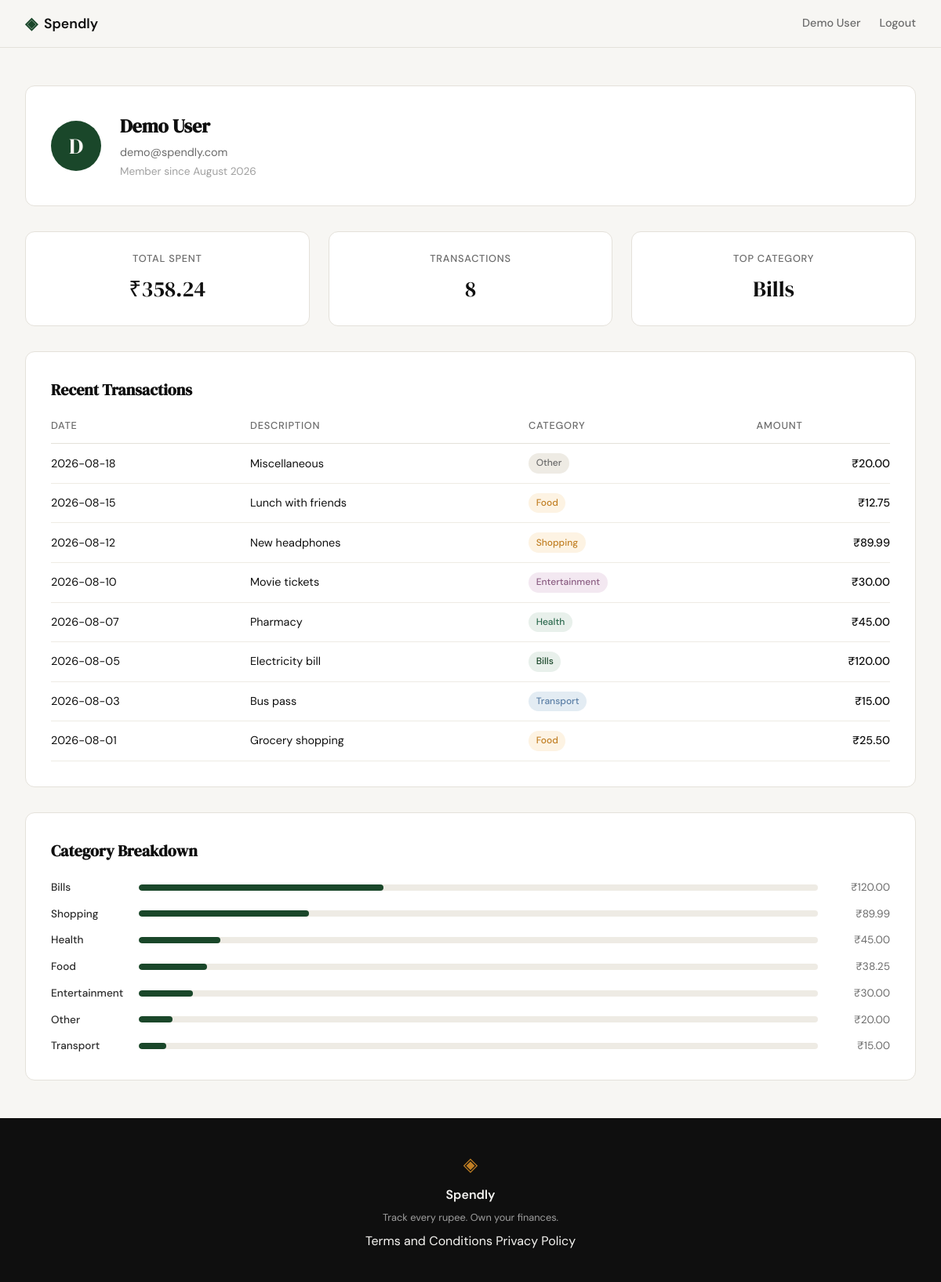
Screenshot of /profile (signed in) with the database file from the repository.
### tables this page shows
CREATE TABLE users (
            id INTEGER PRIMARY KEY AUTOINCREMENT,
            name TEXT NOT NULL,
            email TEXT UNIQUE NOT NULL,
            password_hash TEXT NOT NULL,
            created_at TEXT DEFAULT (datetime('now'))
        );

CREATE TABLE expenses (
            id INTEGER PRIMARY KEY AUTOINCREMENT,
            user_id INTEGER NOT NULL,
            amount REAL NOT NULL,
            category TEXT NOT NULL,
            date TEXT NOT NULL,
            description TEXT,
            created_at TEXT DEFAULT (datetime('now')),
            FOREIGN KEY (user_id) REFERENCES users(id)
        );

### app.py (the view)
@app.route("/profile")
def profile():
    if not session.get("user_id"):
        return redirect(url_for("login"))
    user_id = session["user_id"]
    user_info = get_profile_user(user_id)
    if not user_info:
        return redirect(url_for("login"))
    stats = get_summary_stats(user_id)
    transactions = get_recent_transactions(user_id)
    categories = get_category_breakdown(user_id)
    profile_data = {
        "name": user_info["name"],
        "email": user_info["email"],
        "joined": user_info["member_since"],
        "stats": stats,
        "transactions": transactions,
        "categories": categories,
    }
    return render_template("profile.html", profile=profile_data)

### app.py (called while the page is built)
@app.context_processor
def inject_user():
    user_id = session.get("user_id")
    if user_id:
        user = get_user_by_id(user_id)
        if user:
            return {"user": {"name": user["name"], "email": user["email"]}}
    return {"user": None}

### database/db.py (called while the page is built)
def get_db():
    conn = sqlite3.connect(DB_PATH)
    conn.row_factory = sqlite3.Row
    conn.execute("PRAGMA foreign_keys = ON")
    return conn

def get_user_by_id(user_id):
    conn = get_db()
    user = conn.execute("SELECT * FROM users WHERE id = ?", (user_id,)).fetchone()
    conn.close()
    return user

### database/queries.py (called while the page is built)
def get_user_by_id(user_id):
    conn = get_db()
    try:
        user = conn.execute(
            "SELECT name, email, created_at FROM users WHERE id = ?",
            (user_id,)
        ).fetchone()
        if user is None:
            return None
        created_at = datetime.strptime(user["created_at"], "%Y-%m-%d %H:%M:%S")
        return {
            "name": user["name"],
            "email": user["email"],
            "member_since": created_at.strftime("%B %Y"),
        }
    finally:
        conn.close()

def get_recent_transactions(user_id, limit=10):
    conn = get_db()
    try:
        rows = conn.execute(
            "SELECT date, description, category, amount FROM expenses "
            "WHERE user_id = ? ORDER BY date DESC, id DESC LIMIT ?",
            (user_id, limit)
        ).fetchall()
        return [
            {
                "date": row["date"],
                "description": row["description"],
                "category": row["category"],
                "amount": f"\u20b9{row['amount']:.2f}",
            }
            for row in rows
        ]
    finally:
        conn.close()

### templates/profile.html (shortened to what this page needs)
{% extends "base.html" %}
{% block content %}
<section class="profile-page">
    <div class="profile-user-card">
        <div class="profile-avatar">{{ profile.name[0] }}</div>
        <div class="profile-user-info">
            <h1 class="profile-name">{{ profile.name }}</h1>
            <p class="profile-email">{{ profile.email }}</p>
            <p class="profile-joined">Member since {{ profile.joined }}</p>
        </div>
    </div>
    <div class="profile-stats">
        <div class="stat-card">
            <span class="stat-label">Total Spent</span>
            <span class="stat-value">{{ profile.stats.total_spent }}</span>
        </div>
        <div class="stat-card">
            <span class="stat-label">Transactions</span>
            <span class="stat-value">{{ profile.stats.transaction_count }}</span>
        </div>
        <div class="stat-card">
            <span class="stat-label">Top Category</span>
            <span class="stat-value">{{ profile.stats.top_category }}</span>
        </div>
    </div>
    <div class="profile-card">
        <h2 class="profile-card-title">Recent Transactions</h2>
        <table class="profile-table">
            <thead>
                <tr>
                    <th>Date</th>
                    <th>Description</th>
                    <th>Category</th>
                    <th>Amount</th>
                </tr>
            </thead>
            <tbody>
                {% for tx in profile.transactions %}
                <tr>
                    <td>{{ tx.date }}</td>
                    <td>{{ tx.description }}</td>
                    <td><span class="category-badge category-badge--{{ tx.category }}">{{ tx.category }}</span></td>
                    <td>{{ tx.amount }}</td>
                </tr>
                {% endfor %}
            </tbody>
        </table>
    </div>
    <div class="profile-card">
        <h2 class="profile-card-title">Category Breakdown</h2>
        <div class="profile-categories">
            {% for cat in profile.categories %}
            <div class="category-row">
                <span class="category-name">{{ cat.name }}</span>
                <div class="category-bar-track">
                    <div class="category-bar" style="width: {{ cat.pct }}%"></div>
                </div>
                <span class="category-total">{{ cat.amount }}</span>
            </div>
            {% endfor %}
        </div>
    </div>
</section>
{% endblock %}

### templates/base.html (shortened to what this page needs)
<!DOCTYPE html>
<html lang="en">
<head>
    <link rel="stylesheet" href="{{ url_for('static', filename='css/style.css') }}">
</head>
<body>
    <nav class="navbar">
        <div class="nav-inner">
            <a href="{{ url_for('landing') }}" class="nav-brand">
                <span class="brand-icon">◈</span>
                <span class="brand-name">Spendly</span>
            </a>
            <div class="nav-links">
                {% if user %}
                <a href="{{ url_for('profile') }}">{{ user.name }}</a>
                <a href="{{ url_for('logout') }}">Logout</a>
                {% else %}
                <a href="{{ url_for('login') }}">Sign in</a>
                <a href="{{ url_for('register') }}" class="nav-cta">Get started</a>
                {% endif %}
            </div>
        </div>
    </nav>
    <main class="main-content">
        {% block content %}{% endblock %}
    </main>
    <footer class="footer">
        <div class="footer-inner">
            <span class="brand-icon">◈</span>
            <span class="footer-name">Spendly</span>
            <p class="footer-copy">Track every rupee. Own your finances.</p>
            <div class="footer-links">
                <a href="/terms">Terms and Conditions</a>
                <a href="/privacy">Privacy Policy</a>
            </div>
        </div>
    </footer>
</body>
</html>

### rows the page displays
users: name "Demo User", name "D", email "demo@spendly.com"
expenses: stats.top_category "Bills", date "2026-08-05", description "Electricity bill", category "Bills", amount "₹120.00"
expenses: date "2026-08-18", description "Miscellaneous", category "Other", amount "₹20.00"
expenses: date "2026-08-15", description "Lunch with friends", category "Food", amount "₹12.75"
expenses: date "2026-08-12", description "New headphones", category "Shopping", amount "₹89.99"
expenses: date "2026-08-10", description "Movie tickets", category "Entertainment", amount "₹30.00"
expenses: date "2026-08-07", description "Pharmacy", category "Health", amount "₹45.00"
expenses: date "2026-08-03", description "Bus pass", category "Transport", amount "₹15.00"
expenses: date "2026-08-01", description "Grocery shopping", category "Food", amount "₹25.50"

### other values shown
{{ profile.joined }} "August 2026"
{{ profile.stats.total_spent }} "₹358.24"
{{ profile.stats.transaction_count }} "8"
{{ cat.name }} "Bills" "Shopping" "Health" "Food" "Entertainment" "Other" "Transport"
{{ cat.amount }} "₹120.00" "₹89.99" "₹45.00" "₹38.25" "₹30.00" "₹20.00" "₹15.00"
